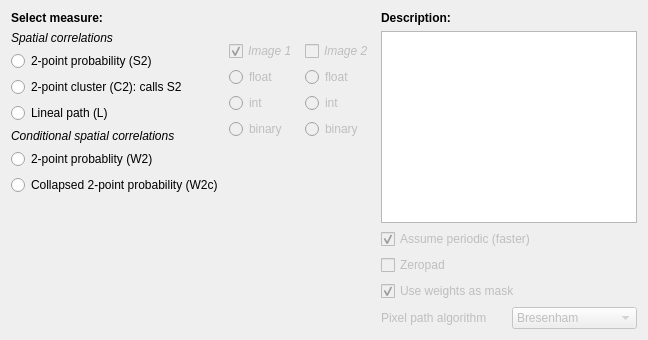
      <widget class="QWidget" name="tabWidgetPage1">
       <attribute name="title">
        <string>2. Measure</string>
       </attribute>
       <layout class="QHBoxLayout" name="horizontalLayout_7">
        <item>
         <layout class="QVBoxLayout" name="verticalLayout_6">
          <item>
           <widget class="QLabel" name="label_23">
            <property name="font">
             <font>
              <weight>75</weight>
              <bold>true</bold>
             </font>
            </property>
            <property name="text">
             <string>Select measure:</string>
            </property>
           </widget>
          </item>
          <item>
           <widget class="QLabel" name="label_16">
            <property name="font">
             <font>
              <italic>true</italic>
             </font>
            </property>
            <property name="text">
             <string>Spatial correlations</string>
            </property>
           </widget>
          </item>
          <item>
           <widget class="QRadioButton" name="radioButtonT1_S2">
            <property name="text">
             <string>2-point probability (S2)</string>
            </property>
            <attribute name="buttonGroup">
             <string notr="true">buttonGroupT1_stat</string>
            </attribute>
           </widget>
          </item>
          <item>
           <widget class="QRadioButton" name="radioButtonT1_C2">
            <property name="text">
             <string>2-point cluster (C2): calls S2</string>
            </property>
            <attribute name="buttonGroup">
             <string notr="true">buttonGroupT1_stat</string>
            </attribute>
           </widget>
          </item>
          <item>
           <widget class="QRadioButton" name="radioButtonT1_L">
            <property name="text">
             <string>Lineal path (L)</string>
            </property>
            <attribute name="buttonGroup">
             <string notr="true">buttonGroupT1_stat</string>
            </attribute>
           </widget>
          </item>
          <item>
           <widget class="QLabel" name="label_18">
            <property name="font">
             <font>
              <italic>true</italic>
             </font>
            </property>
            <property name="text">
             <string>Conditional spatial correlations</string>
            </property>
           </widget>
          </item>
          <item>
           <widget class="QRadioButton" name="radioButtonT1_W2">
            <property name="text">
             <string>2-point probablity (W2)</string>
            </property>
            <attribute name="buttonGroup">
             <string notr="true">buttonGroupT1_stat</string>
            </attribute>
           </widget>
          </item>
          <item>
           <widget class="QRadioButton" name="radioButtonT1_W2c">
            <property name="text">
             <string>Collapsed 2-point probability (W2c)</string>
            </property>
            <attribute name="buttonGroup">
             <string notr="true">buttonGroupT1_stat</string>
            </attribute>
           </widget>
          </item>
          <item>
           <spacer name="verticalSpacer_6">
            <property name="orientation">
             <enum>Qt::Vertical</enum>
            </property>
            <property name="sizeHint" stdset="0">
             <size>
              <width>20</width>
              <height>40</height>
             </size>
            </property>
           </spacer>
          </item>
         </layout>
        </item>
        <item>
         <layout class="QVBoxLayout" name="verticalLayout">
          <item>
           <spacer name="verticalSpacer_4">
            <property name="orientation">
             <enum>Qt::Vertical</enum>
            </property>
            <property name="sizeType">
             <enum>QSizePolicy::Maximum</enum>
            </property>
            <property name="sizeHint" stdset="0">
             <size>
              <width>20</width>
              <height>30</height>
             </size>
            </property>
           </spacer>
          </item>
          <item>
           <widget class="QCheckBox" name="checkBoxT1_set1">
            <property name="enabled">
             <bool>false</bool>
            </property>
            <property name="font">
             <font>
              <italic>true</italic>
             </font>
            </property>
            <property name="text">
             <string>Image 1</string>
            </property>
            <property name="checkable">
             <bool>true</bool>
            </property>
            <property name="checked">
             <bool>true</bool>
            </property>
           </widget>
          </item>
          <item>
           <widget class="QRadioButton" name="radioButtonT1_img0f">
            <property name="enabled">
             <bool>false</bool>
            </property>
            <property name="text">
             <string>float</string>
            </property>
            <attribute name="buttonGroup">
             <string notr="true">buttonGroupT1_set0</string>
            </attribute>
           </widget>
          </item>
          <item>
           <widget class="QRadioButton" name="radioButtonT1_img0i">
            <property name="enabled">
             <bool>false</bool>
            </property>
            <property name="text">
             <string>int</string>
            </property>
            <attribute name="buttonGroup">
             <string notr="true">buttonGroupT1_set0</string>
            </attribute>
           </widget>
          </item>
          <item>
           <widget class="QRadioButton" name="radioButtonT1_img0b">
            <property name="enabled">
             <bool>false</bool>
            </property>
            <property name="text">
             <string>binary</string>
            </property>
            <attribute name="buttonGroup">
             <string notr="true">buttonGroupT1_set0</string>
            </attribute>
           </widget>
          </item>
          <item>
           <spacer name="horizontalSpacer_36">
            <property name="orientation">
             <enum>Qt::Horizontal</enum>
            </property>
            <property name="sizeType">
             <enum>QSizePolicy::Fixed</enum>
            </property>
            <property name="sizeHint" stdset="0">
             <size>
              <width>70</width>
              <height>20</height>
             </size>
            </property>
           </spacer>
          </item>
          <item>
           <spacer name="verticalSpacer">
            <property name="orientation">
             <enum>Qt::Vertical</enum>
            </property>
            <property name="sizeHint" stdset="0">
             <size>
              <width>20</width>
              <height>40</height>
             </size>
            </property>
           </spacer>
          </item>
         </layout>
        </item>
        <item>
         <layout class="QVBoxLayout" name="verticalLayout_2">
          <item>
           <spacer name="verticalSpacer_5">
            <property name="orientation">
             <enum>Qt::Vertical</enum>
            </property>
            <property name="sizeType">
             <enum>QSizePolicy::Maximum</enum>
            </property>
            <property name="sizeHint" stdset="0">
             <size>
              <width>20</width>
              <height>30</height>
             </size>
            </property>
           </spacer>
          </item>
          <item>
           <widget class="QCheckBox" name="checkBoxT1_set0">
            <property name="enabled">
             <bool>false</bool>
            </property>
            <property name="font">
             <font>
              <italic>true</italic>
             </font>
            </property>
            <property name="text">
             <string>Image 2</string>
            </property>
           </widget>
          </item>
          <item>
           <widget class="QRadioButton" name="radioButtonT1_img1f">
            <property name="enabled">
             <bool>false</bool>
            </property>
            <property name="text">
             <string>float</string>
            </property>
            <attribute name="buttonGroup">
             <string notr="true">buttonGroupT1_set1</string>
            </attribute>
           </widget>
          </item>
          <item>
           <widget class="QRadioButton" name="radioButtonT1_img1i">
            <property name="enabled">
             <bool>false</bool>
            </property>
            <property name="text">
             <string>int</string>
            </property>
            <attribute name="buttonGroup">
             <string notr="true">buttonGroupT1_set1</string>
            </attribute>
           </widget>
          </item>
          <item>
           <widget class="QRadioButton" name="radioButtonT1_img1b">
            <property name="enabled">
             <bool>false</bool>
            </property>
            <property name="text">
             <string>binary</string>
            </property>
            <attribute name="buttonGroup">
             <string notr="true">buttonGroupT1_set1</string>
            </attribute>
           </widget>
          </item>
          <item>
           <spacer name="horizontalSpacer_37">
            <property name="orientation">
             <enum>Qt::Horizontal</enum>
            </property>
            <property name="sizeType">
             <enum>QSizePolicy::Fixed</enum>
            </property>
            <property name="sizeHint" stdset="0">
             <size>
              <width>70</width>
              <height>20</height>
             </size>
            </property>
           </spacer>
          </item>
          <item>
           <spacer name="verticalSpacer_2">
            <property name="orientation">
             <enum>Qt::Vertical</enum>
            </property>
            <property name="sizeHint" stdset="0">
             <size>
              <width>20</width>
              <height>40</height>
             </size>
            </property>
           </spacer>
          </item>
         </layout>
        </item>
        <item>
         <layout class="QVBoxLayout" name="verticalLayout_3">
          <item>
           <widget class="QLabel" name="label">
            <property name="font">
             <font>
              <weight>75</weight>
              <bold>true</bold>
             </font>
            </property>
            <property name="text">
             <string>Description:</string>
            </property>
           </widget>
          </item>
          <item>
           <widget class="QTextEdit" name="textEditT1_field">
            <property name="readOnly">
             <bool>true</bool>
            </property>
           </widget>
          </item>
          <item>
           <widget class="QCheckBox" name="checkBoxT1_periodic">
            <property name="enabled">
             <bool>false</bool>
            </property>
            <property name="text">
             <string>Assume periodic (faster)</string>
            </property>
            <property name="checked">
             <bool>true</bool>
            </property>
           </widget>
          </item>
          <item>
           <widget class="QCheckBox" name="checkBoxT1_zeropad">
            <property name="enabled">
             <bool>false</bool>
            </property>
            <property name="text">
             <string>Zeropad</string>
            </property>
           </widget>
          </item>
          <item>
           <widget class="QCheckBox" name="checkBoxT1_maskWeight">
            <property name="enabled">
             <bool>false</bool>
            </property>
            <property name="text">
             <string>Use weights as mask </string>
            </property>
            <property name="checked">
             <bool>true</bool>
            </property>
           </widget>
          </item>
          <item>
           <layout class="QHBoxLayout" name="horizontalLayout">
            <item>
             <widget class="QLabel" name="labelT1_pixelPath">
              <property name="enabled">
               <bool>false</bool>
              </property>
              <property name="text">
               <string>Pixel path algorithm</string>
              </property>
              <property name="buddy">
               <cstring>checkBoxT1_pixelPath</cstring>
              </property>
             </widget>
            </item>
            <item>
             <widget class="QComboBox" name="checkBoxT1_pixelPath">
              <property name="enabled">
               <bool>false</bool>
              </property>
              <item>
               <property name="text">
                <string>Bresenham</string>
               </property>
              </item>
              <item>
               <property name="text">
                <string>actual</string>
               </property>
              </item>
              <item>
               <property name="text">
                <string>full</string>
               </property>
              </item>
             </widget>
            </item>
           </layout>
          </item>
         </layout>
        </item>
       </layout>
      </widget>
